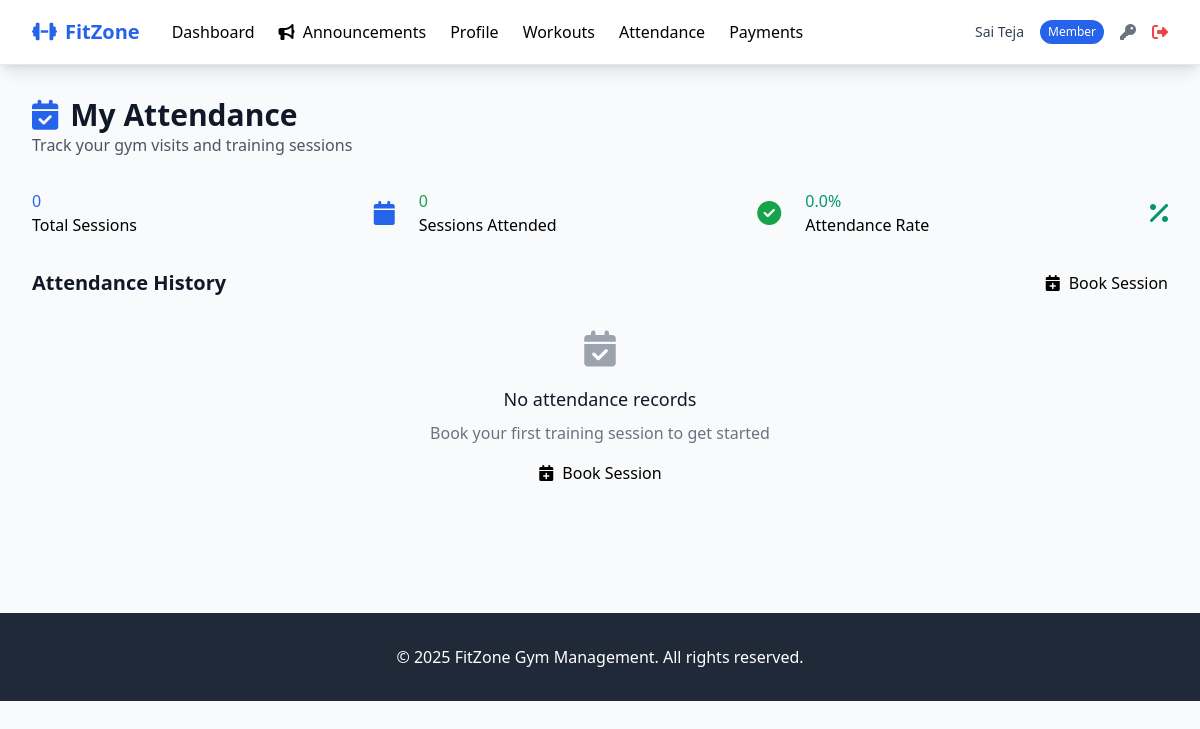
/member/attendance (signed in), run on an earlier commit of the app's database.
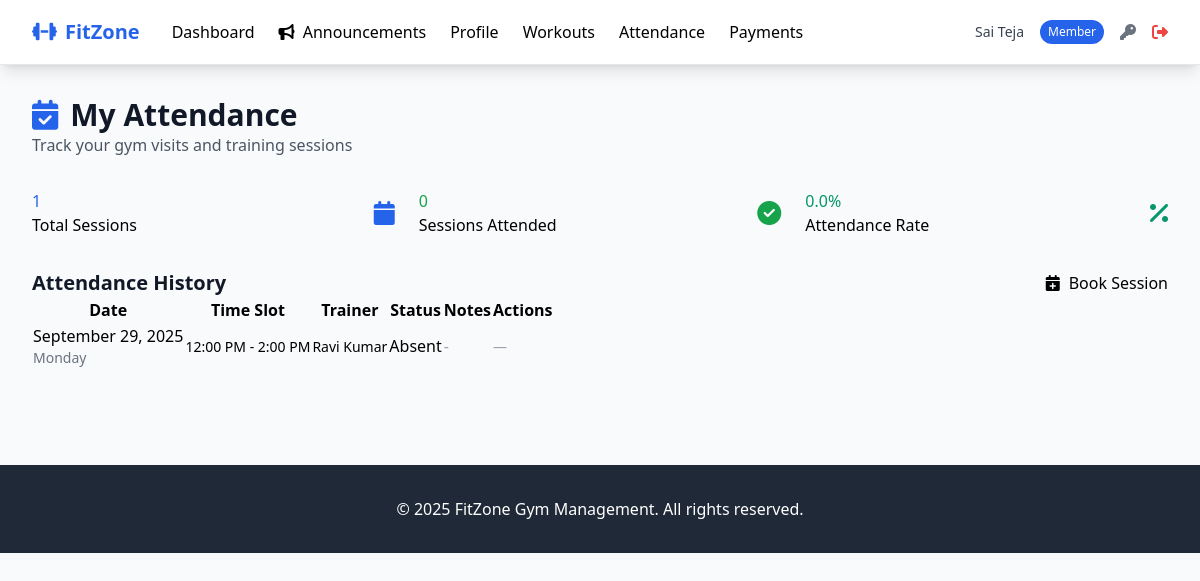
And on a later commit of the database.
### tables this page shows
CREATE TABLE attendance (
            id INTEGER PRIMARY KEY AUTOINCREMENT,
            member_id INTEGER NOT NULL,
            trainer_id INTEGER,
            check_in_time TIMESTAMP,
            check_out_time TIMESTAMP,
            date DATE NOT NULL,
            time_slot TEXT,
            workout_type TEXT,
            notes TEXT,
            status TEXT DEFAULT 'scheduled' CHECK (status IN ('present', 'absent', 'late','scheduled')),
            created_at TIMESTAMP DEFAULT CURRENT_TIMESTAMP,
            FOREIGN KEY (member_id) REFERENCES members (id),
            FOREIGN KEY (trainer_id) REFERENCES trainers (id)
        );

CREATE TABLE users (
            id INTEGER PRIMARY KEY AUTOINCREMENT,
            username TEXT UNIQUE NOT NULL,
            email TEXT UNIQUE NOT NULL,
            password_hash TEXT NOT NULL,
            role TEXT NOT NULL CHECK (role IN ('admin', 'member', 'trainer')),
            full_name TEXT NOT NULL,
            phone TEXT,
            is_active BOOLEAN DEFAULT 1,
            created_at TIMESTAMP DEFAULT CURRENT_TIMESTAMP,
            updated_at TIMESTAMP DEFAULT CURRENT_TIMESTAMP
        , reset_token TEXT, reset_token_expires TEXT);

### routes/member_routes.py (the view, shortened to what this page needs)
@member_routes_bp.route('/attendance')
@login_required
@member_required
def attendance():
    try:
        user_id = session['user_id']
        member = Member.get_by_user_id(user_id)
        try:
            if hasattr(Attendance, 'auto_mark_absent'):
                Attendance.auto_mark_absent()
        except Exception as ex:
            current_app.logger.warning("Auto-absent operation failed: %s", ex)
        attendance_records = Attendance.get_member_attendance(member.id, limit=30)
        now = datetime.now()
        for record in attendance_records:
            try:
                if getattr(record, 'status', None) == "scheduled":
                    check_in = getattr(record, 'check_in_time', None)
                    if isinstance(check_in, str):
                        check_in = _parse_datetime(check_in)
                    if check_in and record.date:
                        session_datetime = datetime.combine(record.date, check_in.time())
                        if now > session_datetime:
                            record.status = "absent"
                            record.save()
            except Exception as e:
                current_app.logger.warning("Auto-absent failed for %s: %s", getattr(record, 'id', 'N/A'), e)
        attendance_records = Attendance.get_member_attendance(member.id, limit=30)
        total_sessions = len(attendance_records)
        present_sessions = sum(1 for a in attendance_records if getattr(a, 'status', None) == 'present')
        absent_sessions = sum(1 for a in attendance_records if getattr(a, 'status', None) == 'absent')
        late_sessions = sum(1 for a in attendance_records if getattr(a, 'status', None) == 'late')
        completed = present_sessions + absent_sessions + late_sessions
        attendance_percentage = (present_sessions / completed * 100) if completed > 0 else 0
        return render_template(
            'member/attendance.html',
            attendance_records=attendance_records,
            total_sessions=total_sessions,
            present_sessions=present_sessions,
            absent_sessions=absent_sessions,
            late_sessions=late_sessions,
            attendance_percentage=attendance_percentage,
            today=date.today()
        )
    except Exception as e:
        current_app.logger.exception("Error loading attendance: %s", e)
        flash('Error loading attendance')
        return redirect(url_for('member.dashboard'))

### models/attendance.py (called while the page is built, shortened)
def _parse_date(d):
    if not d or str(d).strip() == "":
        return None
    if isinstance(d, date) and not isinstance(d, datetime):
        return d
    s = str(d).strip()
    try:
        return datetime.fromisoformat(s).date()
    except Exception:
        pass

def _parse_datetime(d):
    if d is None:
        return None
    if isinstance(d, datetime):
        return d
    try:
        return datetime.fromisoformat(str(d))
    except Exception:
        try:
            return datetime.strptime(str(d), "%Y-%m-%d %H:%M:%S")
        except Exception:
            return None

def _parse_time_string(ts):
    if not ts:
        return None
    ts = str(ts).strip()
    for fmt in ("%I:%M %p", "%H:%M", "%I %p", "%I:%M%p"):
        try:
            return datetime.strptime(ts, fmt).time()
        except Exception:
            continue
    return None

    @classmethod
    def _db_path(cls):
        return current_app.config.get('DATABASE_PATH', 'gym_management.db')

### models/database.py (called while the page is built)
def get_db_connection(db_path='gym_management.db'):
    conn = sqlite3.connect(db_path)
    conn.row_factory = sqlite3.Row
    conn.execute("PRAGMA foreign_keys = ON")
    return conn

### templates/member/attendance.html (shortened to what the changed rows need)
{% extends "base.html" %}
{% block content %}
<div class="mb-8">
    <h1 class="text-3xl font-bold text-gray-900">
        <i class="fas fa-calendar-check mr-3 text-primary"></i>My Attendance
    </h1>
</div>
<div class="grid grid-cols-1 md:grid-cols-3 gap-6 mb-8">
    <div class="stat-card">
        <div class="flex items-center justify-between">
            <div>
                <div class="stat-value text-primary">{{ total_sessions }}</div>
                <div class="stat-label">Total Sessions</div>
            </div>
        </div>
    </div>
</div>
<div class="card">
    <div class="card-header flex justify-between items-center">
        <h2 class="text-xl font-semibold text-gray-900">Attendance History</h2>
    </div>
    <div class="card-body p-0">
        {% if attendance_records %}
        <div class="overflow-x-auto">
            <table class="table">
                <thead>
                    <tr>
                        <th>Date</th>
                        <th>Time Slot</th>
                        <th>Trainer</th>
                        <th>Status</th>
                        <th>Notes</th>
                        <th>Actions</th>
                    </tr>
                </thead>
                <tbody>
                    {% for record in attendance_records %}
                    <tr>
                        <td>
                            <div class="font-medium">{{ record.date|datetimeformat('%B %d, %Y') }}</div>
                            <div class="text-sm text-gray-500">{{ record.date|datetimeformat('%A') }}</div>
                        </td>
                        <td>
                            {% if record.time_slot %}
                                <span class="text-sm font-medium">{{ record.time_slot }}</span>
                            {% elif record.check_in_time and record.check_out_time %}
                                <span class="text-sm">
                                    {{ record.check_in_time.strftime('%I:%M %p') if record.check_in_time else '' }} -
                                    {{ record.check_out_time.strftime('%I:%M %p') if record.check_out_time else '' }}
                                </span>
                            {% elif record.check_in_time %}
                                <span class="text-sm">
                                    {{ record.check_in_time.strftime('%I:%M %p') }}
                                </span>
                            {% else %}
                                <span class="text-gray-400">Time Not Set</span>
                            {% endif %}
                        </td>
                        <td>
                            <span class="text-sm">{{ record.trainer_name or 'N/A' }}</span>
                        </td>
                        <td>
                            <span class="badge badge-{{ 'success' if record.status == 'present' else 'warning' if record.status == 'scheduled' else 'danger' }}">
                                {{ record.status|title }}
                            </span>
                        </td>
                        <td>
                            {% if record.notes %}
                                <span class="text-sm text-gray-600">{{ record.notes }}</span>
                            {% else %}
                                <span class="text-gray-400">-</span>
                            {% endif %}
                        </td>
                        <td>
                            {% if record.status == 'scheduled' and record.date and record.date >= today %}
                                <form action="{{ url_for('member.reschedule_attendance', attendance_id=record.id) }}" method="post" class="inline-flex items-center space-x-2">
                                    <select name="time_slot" required class="form-select text-sm">
                                        <option value="">Choose new slot</option>
                                        {% if time_slots %}
                                            {% for slot in time_slots %}
                                                <option value="{{ slot }}" {% if slot == record.time_slot %}selected{% endif %}>{{ slot }}</option>
                                            {% endfor %}
                                        {% else %}
                                            <option value="6:00 AM - 8:00 AM" {% if record.time_slot == "6:00 AM - 8:00 AM" %}selected{% endif %}>6:00 AM - 8:00 AM</option>
                                            <option value="8:00 AM - 10:00 AM" {% if record.time_slot == "8:00 AM - 10:00 AM" %}selected{% endif %}>8:00 AM - 10:00 AM</option>
                                            <option value="10:00 AM - 12:00 PM" {% if record.time_slot == "10:00 AM - 12:00 PM" %}selected{% endif %}>10:00 AM - 12:00 PM</option>
                                            <option value="12:00 PM - 2:00 PM" {% if record.time_slot == "12:00 PM - 2:00 PM" %}selected{% endif %}>12:00 PM - 2:00 PM</option>
                                            <option value="2:00 PM - 4:00 PM" {% if record.time_slot == "2:00 PM - 4:00 PM" %}selected{% endif %}>2:00 PM - 4:00 PM</option>
                                            <option value="4:00 PM - 6:00 PM" {% if record.time_slot == "4:00 PM - 6:00 PM" %}selected{% endif %}>4:00 PM - 6:00 PM</option>
                                            <option value="6:00 PM - 8:00 PM" {% if record.time_slot == "6:00 PM - 8:00 PM" %}selected{% endif %}>6:00 PM - 8:00 PM</option>
                                            <option value="8:00 PM - 10:00 PM" {% if record.time_slot == "8:00 PM - 10:00 PM" %}selected{% endif %}>8:00 PM - 10:00 PM</option>
                                        {% endif %}
                                    </select>
                                    <button type="submit" class="btn btn-sm btn-secondary" onclick="return confirm('Reschedule this booking to the selected slot?');">Reschedule</button>
                                </form>
                            {% else %}
                                <span class="text-gray-400 text-sm">—</span>
                            {% endif %}
                        </td>
                    </tr>
                    {% endfor %}
                </tbody>
            </table>
        </div>
        {% else %}
        <div class="p-8 text-center">
            <i class="fas fa-calendar-check text-gray-400 text-4xl mb-4"></i>
            <h3 class="text-lg font-medium text-gray-900 mb-2">No attendance records</h3>
            <p class="text-gray-500 mb-4">Book your first training session to get started</p>
            <a href="{{ url_for('member.schedule_session') }}" class="btn btn-primary">
                <i class="fas fa-calendar-plus mr-2"></i>Book Session
            </a>
        </div>
        {% endif %}
    </div>
</div>
{% endblock %}

What changed in the data, as far as the page shows it:
added attendance: date "September 29, 2025", date "Monday", time_slot "12:00 PM - 2:00 PM", full_name "Ravi Kumar", status "Absent"
Also different on the page:
{{ total_sessions }}: "0" → "1"
text no longer shown: "No attendance records Book your first training session to get started Book Session"
text now shown: "Date Time Slot Trainer Status Notes Actions"
